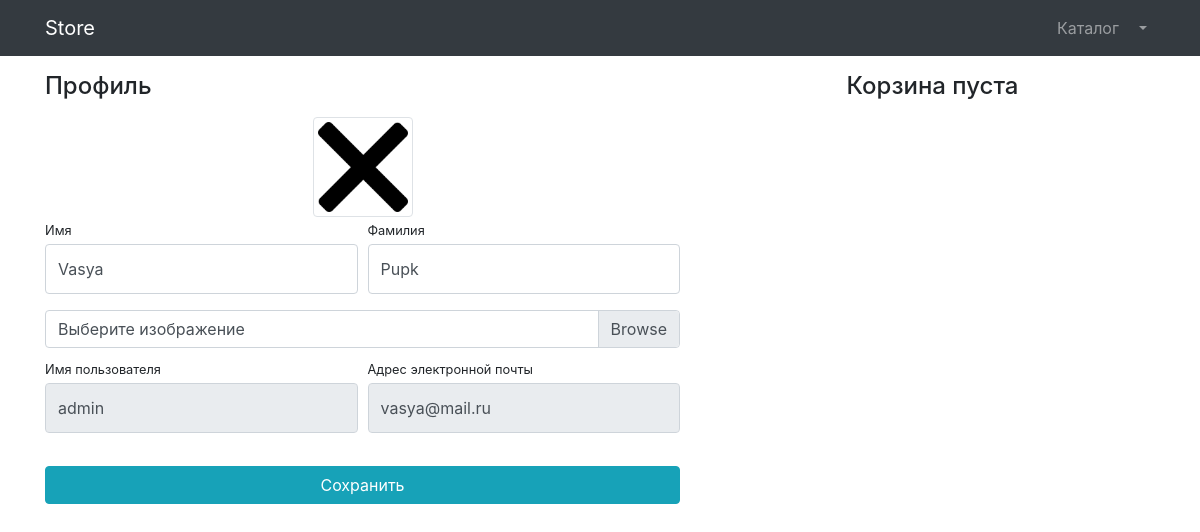
Before: /users/profile/1/ (signed in) with the older database file.
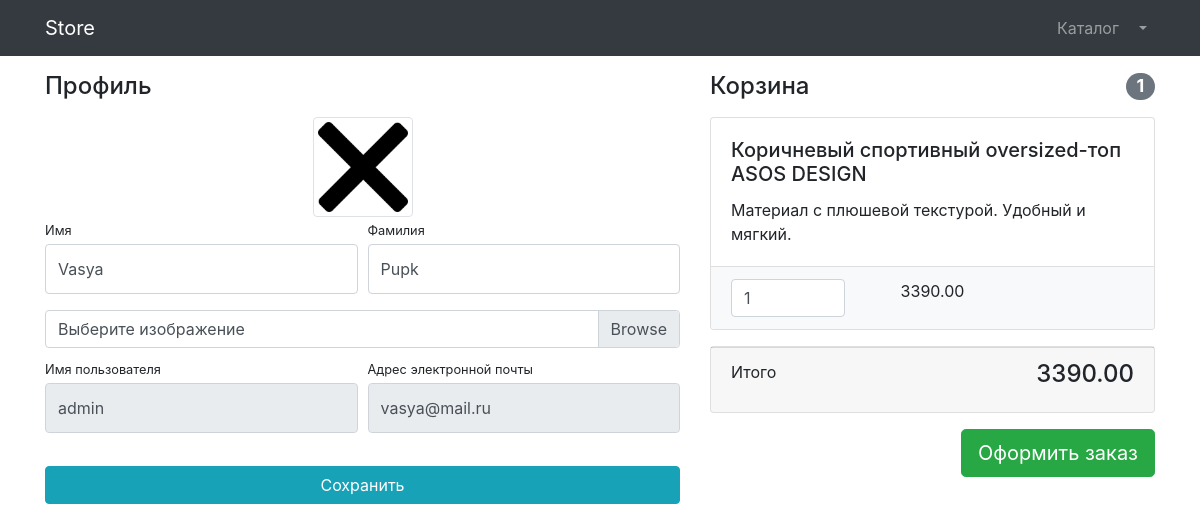
After: the same page with the newer database file.
### products/models.py (models this page shows, shortened)
class Basket(models.Model):
    user = models.ForeignKey(to=User, on_delete=models.CASCADE)
    product = models.ForeignKey(to=Product, on_delete=models.CASCADE)
    quantity = models.PositiveSmallIntegerField(default=0)
    created_timestamp = models.DateTimeField(auto_now_add=True)
    objects = BasketQuerySet.as_manager()
    class Meta:
        verbose_name = 'Корзина'
        verbose_name_plural = 'Корзины'
    def sum(self):
        return self.product.price * self.quantity

class Product(models.Model):
    name = models.CharField(max_length = 256)
    description = models.TextField()
    price = models.DecimalField(max_digits = 10, decimal_places = 2)
    quantity = models.PositiveIntegerField(default = 0)
    image = models.ImageField(upload_to = 'products_images')
    category = models.ForeignKey(to = ProductCategory, on_delete = models.CASCADE)
    class Meta:
        verbose_name = 'Товар'
        verbose_name_plural = 'Товары'

### users/views.py (the view, shortened to what this page needs)
# urls.py: path('profile/<int:pk>/', login_required(UserProfileView.as_view()), name='profile'),
class UserProfileView(TitleMixin, UpdateView):
    model = User
    form_class = UserProfileForm
    template_name = 'users/profile.html'
    title = 'Store - Профиль'
    def get_context_data(self, **kwargs):
        context = super(UserProfileView, self).get_context_data()
        context['baskets'] = Basket.objects.filter(user=self.object)
        return context

### users/forms.py
class UserProfileForm(UserChangeForm):
    first_name = forms.CharField(widget=forms.TextInput(attrs={'class': 'form-control py-4'}))
    last_name = forms.CharField(widget=forms.TextInput(attrs={'class': 'form-control py-4'}))
    image = forms.ImageField(widget=forms.FileInput(attrs={'class': 'custom-file-input'}), required = False)
    username = forms.CharField(widget=forms.TextInput(attrs={'class': 'form-control py-4', 'readonly': True}))
    email = forms.CharField(widget=forms.EmailInput(attrs={'class': 'form-control py-4', 'readonly': True}))
    class Meta:
        model = User
        fields = ('first_name', 'last_name', 'image', 'username', 'email')

### common/views.py (called while the page is built)
    def get_context_data(self, **kwargs):
        context = super(TitleMixin, self).get_context_data(**kwargs)
        context['title'] = self.title
        return context

### products/models.py (called while the page is built)
    def total_sum(self):
        return sum(basket.sum() for basket in self)

    def total_quantity(self):
        return sum(basket.quantity for basket in self)

### users/templates/users/profile.html (shortened to what this page needs)
{% extends 'products/base.html' %}
{% load static %}
{% block css %}
<link href="{% static 'vendor/css/profile.css' %}" rel="stylesheet">
{% endblock %}
{% block content %}
<div class="container">
    <div class="row">
        <div class="col-lg-7">
            <h4 class="mt-3 mb-3">Профиль</h4>
            <div class="col-lg-12 text-center">
                <img width="100" height="100"
                     src="{% if user.image %} {{ user.image.url }} {% else %} {% static 'vendor/img/users/default_avatar.jpg' %} {% endif %}"
                     class="img-thumbnail">
            </div>
            <form action="{% url 'users:profile' user.id %}" method = "post" enctype = "multipart/form-data">
                <div class="form-row">
                    <div class="col-lg-6">
                        <div class="form-group">
                            <label class="small mb-1" for="{{ form.first_name.id_for_label }}">Имя</label>
                            {{ form.first_name }}
                        </div>
                    </div>
                    <div class="col-lg-6">
                        <div class="form-group">
                            <label class="small mb-1" for="{{ form.last_name.id_for_label }}">Фамилия</label>
                            {{ form.last_name }}
                        </div>
                    </div>
                </div>
                <div class="form-row mb-2">
                    <div class="col-lg-12">
                        <div class="custom-file">
                            <label class="custom-file-label" for="{{ form.image.id_for_label }}">Выберите изображение</label>
                        </div>
                    </div>
                </div>
                <div class="form-row">
                    <div class="col-lg-6">
                        <label class="small mb-1" for="{{ form.username.id_for_label }}">Имя пользователя</label>
                        {{ form.username }}
                    </div>
                    <div class="col-lg-6">
                        <label class="small mb-1" for="{{ form.email.id_for_label }}">Адрес электронной
                            почты</label>
                        {{ form.email }}
                    </div>
                </div>
                <div class="form-row">
                    <div class="col-lg-12" style="margin-top: 33px;">
                        <input class="btn btn-info btn-block" type="submit" value="Сохранить">
                    </div>
                </div>
            </form>
        </div>
        <div class="col-lg-5">
            {% include 'products/baskets.html' %}
        </div>
    </div>
</div>
{% endblock %}

### products/templates/products/baskets.html (shortened to what this page needs)
{% if baskets %}
 <h4 class="mt-3 mb-3 d-flex justify-content-between align-items-center mb-3">
                Корзина <span class="badge badge-secondary badge-pill">{{ baskets.total_quantity}}</span>
            </h4>
            {% for basket in baskets %}
            <div class="card mb-3">
                <div class="card-body">
                    <h5 class="card-title">{{ basket.product.name}}</h5>
                    <p class="card-text">{{ basket.product.description }}</p>
                </div>
                <ul class="list-group list-group-flush">
                    <li class="list-group-item bg-light">
                        <div class="row text-center">
                            <div class="col-lg-4">
                                <input name="basketID" type="number" class="form-control"
                                       value="{{ basket.quantity }}" min="0">
                            </div>
                            <div class="col-lg-4">{{ basket.sum }}</div>
                            <div class="col-lg-4">
                            </div>
                        </div>
                    </li>
                </ul>
            </div>
            {% endfor %}
            <div class="card mb-3">
                <div class="card-footer">
                    <p class="float-left">Итого</p>
                    <h4 class="float-right">{{ baskets.total_sum }}</h4>
                </div>
            </div>
            <a class="btn btn-success btn-lg float-right" href="../orders/order-create.html">
                Оформить заказ
            </a>
{% else %}
<h4 class="mt-3 mb-3 text-center">Корзина пуста</h4>
{% endif %}

Changed rows visible on the page:
added Basket: total_quantity "1", product.name "Коричневый спортивный oversized-топ ASOS DESIGN", product.description "Материал с плюшевой текстурой. Удобный и мягкий.", basketID "1", sum "3390.00", total_sum "3390.00"
Other visible differences:
text no longer shown: "Корзина пуста"
text now shown: "Корзина Итого Оформить заказ"
